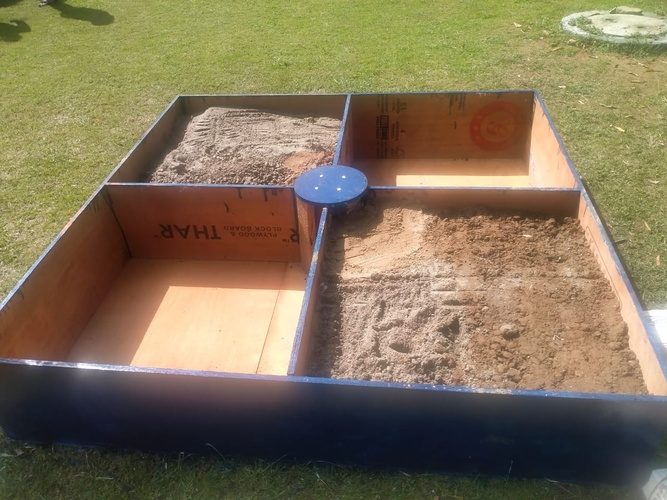
#> input picture Cognizance'23 - IIT-R/warewizard/images/box3.jpg, 667 x 500 px, shrunk from 1280 x 960 before the run, found by its file name
$ python coordinate.py
#> lines starting #> are read from the running program, lines starting #| are printed output that depends on the picture; after the words box and inside, x2 and y2 are one past the last pixel; in counts of white or black regions, pixels touching at a corner belong together
import numpy as np
import cv2 as cv
import matplotlib.pyplot as plt

def preprocess(img):
  #This function threshold the image over our given color range

  img = cv.imread("img1.jpg")

  img_hsv = cv.cvtColor(img, cv.COLOR_BGR2HSV)

  lower = np.array([0, 0, 0])
  upper = np.array([179, 179, 115])

  mask = cv.inRange(img_hsv, lower, upper)

  mask_blur = cv.GaussianBlur(mask, (5, 5), 1)

  _, thresh = cv.threshold(mask_blur, 200, 255, cv.THRESH_BINARY)

  contours, _ = cv.findContours(thresh, cv.RETR_EXTERNAL, cv.CHAIN_APPROX_NONE)
  return contours,thresh


img=cv.imread("box3.jpg")
#> img is the input picture: shape (500, 667, 3); mean B, G, R 88.2, 115.2, 129.7


gray=cv.cvtColor(img,cv.COLOR_BGR2GRAY)
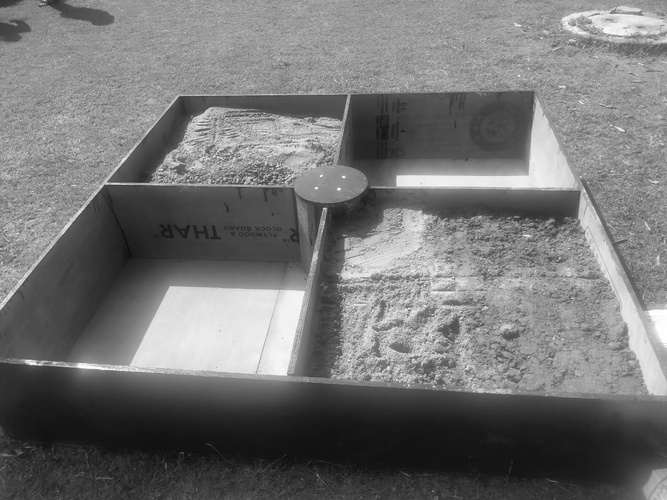
#> gray: shape (500, 667); min 12, max 255, mean 116.5

blur=cv.GaussianBlur(gray,(3,3),cv.BORDER_DEFAULT)

_,thresh=cv.threshold(blur,79,255,cv.THRESH_BINARY)
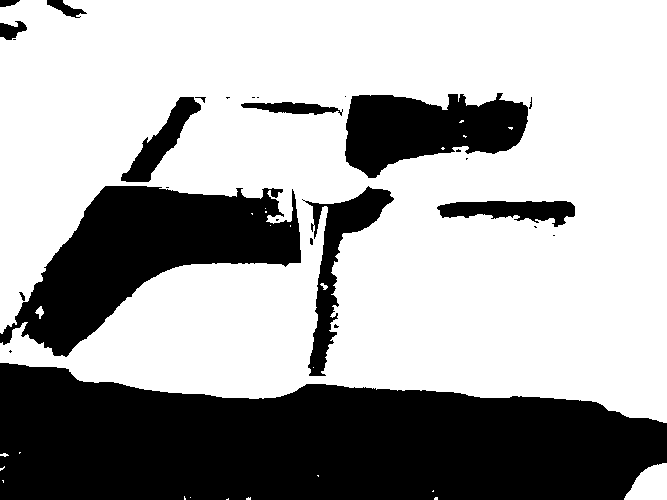
#> thresh: shape (500, 667); 65.4% white; 27 black regions (15 under 20 px), largest, box (x1, y1, x2, y2) and area: (0, 363, 667, 500) 70907, (0, 186, 301, 357) 23638, (345, 93, 528, 178) 10218

edged = cv.Canny(blur,10,100)
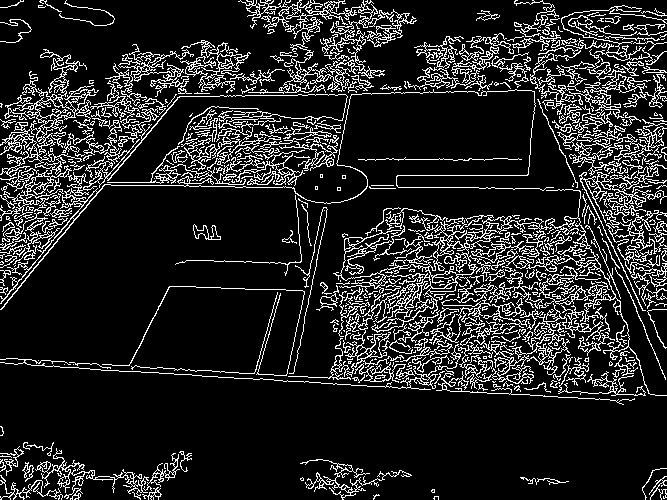
#> edged: shape (500, 667); 14.4% white in thin lines or dots


contours,heirarchy=cv.findContours(thresh ,cv.RETR_LIST,cv.CHAIN_APPROX_SIMPLE)
#> contours = 52 contours, 39 with area under 20; largest, box (x1, y1, x2, y2) and area: (0, 0, 667, 423) 235361, (344, 92, 529, 179) 10517, (304, 185, 395, 377) 4830, (436, 200, 576, 228) 2342, (120, 96, 202, 183) 2252

# [27 lines of commented-out code are left out]
cv.drawContours(img, contours, -1, (0, 255, 0), 2)
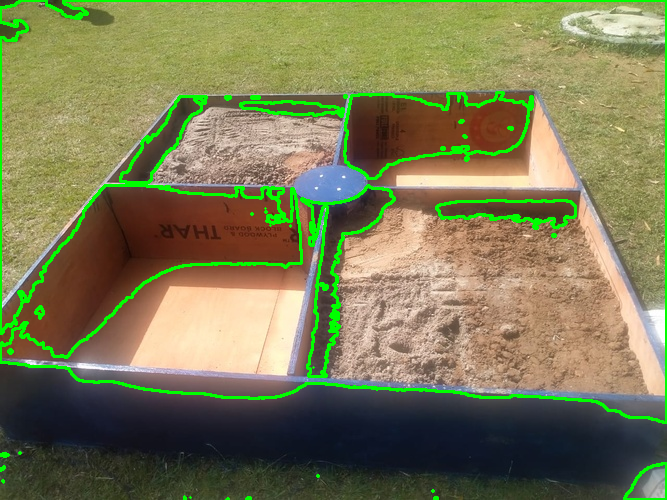
#> img: shape (500, 667, 3); 5.23% of pixels changed, all inside (x1, y1, x2, y2) = (0, 0, 667, 500)
print(len(contours), "objects were found in this image.")
#| 52 objects were found in this image.


cv.imshow("img",img)
cv.waitKey(0)
